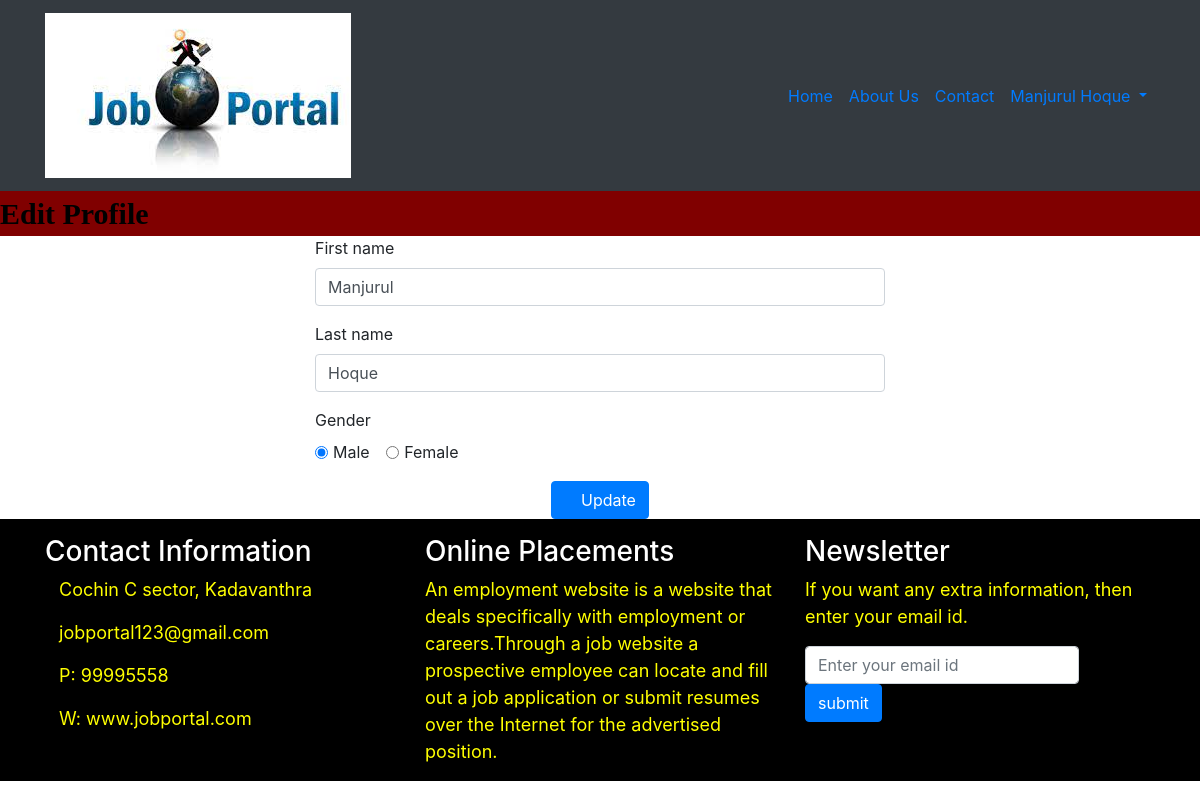
The app's page /employee/profile/update (signed in) with its own data.
### accounts/models.py (models this page shows, shortened)
class User(AbstractUser):
    username = None
    role = models.CharField(max_length=12, error_messages={
        'required': "Role must be provided"
    })
    gender = models.CharField(max_length=10, blank=True, null=True, default="")
    email = models.EmailField(unique=True, blank=False,
                              error_messages={
                                  'unique': "A user with that email already exists.",
                              })
    USERNAME_FIELD = "email"
    REQUIRED_FIELDS = []
    objects = UserManager()

### jobsapp/views/employee.py (the view)
# urls.py: path('employee/profile/update', EditProfileView.as_view(), name='employer-profile-update'),
class EditProfileView(UpdateView):
    model = User
    form_class = EmployeeProfileUpdateForm
    context_object_name = 'employee'
    template_name = 'jobs/employee/edit-profile.html'
    success_url = reverse_lazy('accounts:employer-profile-update')
    @method_decorator(login_required(login_url=reverse_lazy('accounts:login')))
    @method_decorator(user_is_employee)
    def dispatch(self, request, *args, **kwargs):
        return super().dispatch(self.request, *args, **kwargs)
    def get(self, request, *args, **kwargs):
        try:
            self.object = self.get_object()
        except Http404:
            raise Http404("User doesn't exists")
        return self.render_to_response(self.get_context_data())
    def get_object(self, queryset=None):
        obj = self.request.user
        print(obj)
        if obj is None:
            raise Http404("Job doesn't exists")
        return obj

### accounts/forms.py
class EmployeeProfileUpdateForm(forms.ModelForm):
    def __init__(self, *args, **kwargs):
        super(EmployeeProfileUpdateForm, self).__init__(*args, **kwargs)
        self.fields['first_name'].widget.attrs.update(
            {
                'placeholder': 'Enter First Name',
            }
        )
        self.fields['last_name'].widget.attrs.update(
            {
                'placeholder': 'Enter Last Name',
            }
        )
    class Meta:
        model = User
        fields = ["first_name", "last_name", "gender"]

### templates/jobs/employee/edit-profile.html (shortened to what this page needs)
{% extends 'base.html' %}
{% load static %}
{% block content %}
 <marquee style="font-family:monotype Corsiva;font-size:30px;color:black;background-color:maroon;font-weight:bold;">
    Edit Profile
</marquee>
    <div class="col-lg-6 offset-3">
        <div class="box">
            <form action="" method="post">
                {% for field in form %}
                    {% if field.name == 'gender' %}
                        <div class="form-group">
                            <label for="gender">Gender</label>
                            <br>
                            <div class="form-check form-check-inline">
                                <input class="form-check-input" {% if field.value == 'male' %} checked {% endif %}
                                       type="radio" name="gender" id="male gender"
                                       value="male">
                                <label class="form-check-label" for="male">Male</label>
                            </div>
                            <div class="form-check form-check-inline">
                                <input class="form-check-input" {% if field.value == 'female' %} checked {% endif %}
                                       type="radio" name="gender" id="female"
                                       value="female">
                                <label class="form-check-label" for="female">Female</label>
                            </div>
                        </div>
                    {% else %}
                        <div class="form-group">
                            <label for="id_{{ field.name }}">{{ field.label }}</label>
                            <input type="{{ field.field.widget.input_type }}"
                                   class="form-control"
                                   name="{{ field.name }}"
                                   id="id_{{ field.name }}"
                                   value="{{ field.value }}"
                                   placeholder="{{ field.field.widget.attrs.placeholder }}">
                        </div>
                    {% endif %}
                {% endfor %}
                <div class="text-center">
                    <button type="submit" class="btn btn-primary">
                        <i class="fa fa-signing"></i> Update
                    </button>
                </div>
            </form>
        </div>
    </div>
{% endblock %}

### templates/base.html (shortened to what this page needs)
{% load static %}
<!DOCTYPE html>
<html>
<head>
    <link rel="stylesheet"
          href="{% static 'vendor/bootstrap/css/bootstrap.min.css' %}">
    <link rel="stylesheet"
          href="{% static 'vendor/font-awesome/css/font-awesome.min.css' %}">
    <link rel="stylesheet" href="{% static 'css/custom.css' %}">
</head>
<body>
<header class="header">
    <nav class="navbar navbar-expand-lg bg-dark">
        <div class="container">
            <a href="/" class="navbar-brand">
                <img src="{% static 'img/jobs.png' %}" alt="logo" class="d-none d-lg-block">
            </a>
            <div id="navbarSupportedContent" class="collapse navbar-collapse">
                <ul class="navbar-nav ml-auto">
                    <li class="nav-item active">
                        <a href="/" class="nav-link">Home <span class="sr-only">(current)</span></a>
                    </li>
                    <li class="nav-item">
                        <a href="#" class="nav-link">About Us</a>
                    </li>
                    <li class="nav-item">
                        <a href="#" class="nav-link">Contact</a>
                    </li>
                    {% if request.user.is_authenticated and request.user.role == 'employer' %}
                        <li class="nav-item dropdown">
                            <a id="clientZone" href="#" data-toggle="dropdown"
                               aria-haspopup="true" aria-expanded="false"
                               class="nav-link dropdown-toggle has-img mb-3 mb-lg-0 mt-3 mt-lg-0">
                                {% if request.user.role == 'employee' %}
                                    {{ request.user.first_name }} {{ request.user.last_name }}
                                {% else %}
                                    {{ request.user.first_name }}
                                {% endif %}
                            </a>
                            <div aria-labelledby="clientZone" class="dropdown-menu">
                                <a href="{% url 'jobs:employer-dashboard' %}" class="dropdown-item">Dashboard</a>
                                <a href="{% url 'jobs:employer-all-applicants' %}" class="dropdown-item">Applicants </a>
                                <a href="{% url 'jobs:employer-jobs-create' %}" class="dropdown-item">Post a new
                                    job </a>
                                <a href="{% url 'accounts:logout' %}" class="dropdown-item">Logout</a>
                            </div>
                        </li>
                    {% elif request.user.is_authenticated and request.user.role == 'employee' %}
                        <li class="nav-item dropdown">
                            <a id="clientZone" href="#" data-toggle="dropdown"
                               aria-haspopup="true" aria-expanded="false"
                               class="nav-link dropdown-toggle has-img mb-3 mb-lg-0 mt-3 mt-lg-0">
                                {% if request.user.role == 'employee' %}
                                    {{ request.user.first_name }} {{ request.user.last_name }}
                                {% else %}
                                    {{ request.user.first_name }}
                                {% endif %}
                            </a>
                        </li>
                    {% endif %}
                </ul>
            </div>
        </div>
    </nav>
</header>
<div>
    {% block content %} {% endblock %}
</div>
<footer class="footer">
    <div class="footer__block" style="background-color:black">
        <div class="container">
            <div class="row">
                <div class="col-md-4 mt-3">
                    <h3 class="text-white"> Contact Information</h3>
                    <p style="color:yellow;font-size:18px"><i class="fa fa-map-marker text-danger"
                                                              aria-hidden="true"></i>Cochin C sector, Kadavanthra</p>
                    <p style="color:yellow;font-size:18px"><i class="fa fa-envelope-o text-white"
                                                              aria-hidden="true"></i>jobportal123@gmail.com</p>
                    <p style="color:yellow;font-size:18px"><i class="fa fa-phone text-white" aria-hidden="true"></i>P:
                        99995558</p>
                    <p style="color:yellow;font-size:18px"><i class="fa fa-globe text-white" aria-hidden="true"></i>W:
                        www.jobportal.com</p>
                </div>
                <div class="col-md-4 mt-3">
                    <h3 class="text-white"> Online Placements</h3>
                    <p style="color:yellow;font-size:18px">An employment website is a website that deals specifically
                        with employment or careers.Through a job website a prospective employee can locate and fill out
                        a job application or submit resumes over the Internet for the advertised position.</p>
                </div>
                <div class="col-md-4 mt-3">
                    <h3 class="text-white">Newsletter</h3>
                    <p style="color:yellow;font-size:18px"> If you want any extra information, then enter your email id.
                    <form method="post" class="form-inline">
                        <input type="email" name="email" placeholder="Enter your email id" required
                               class="form-control mr-2">
                        <input type="submit" value="submit" class="btn btn-primary">
                    </form>
                </div>
            </div>
        </div>
    </div>
</body>
</html>

### records on screen
User: user.first_name "Manjurul", user.last_name "Hoque", first_name "Manjurul" "Hoque", gender "☑", gender "☐ Female"

### other values on screen
{{ field.label }} "First name" "Last name"
